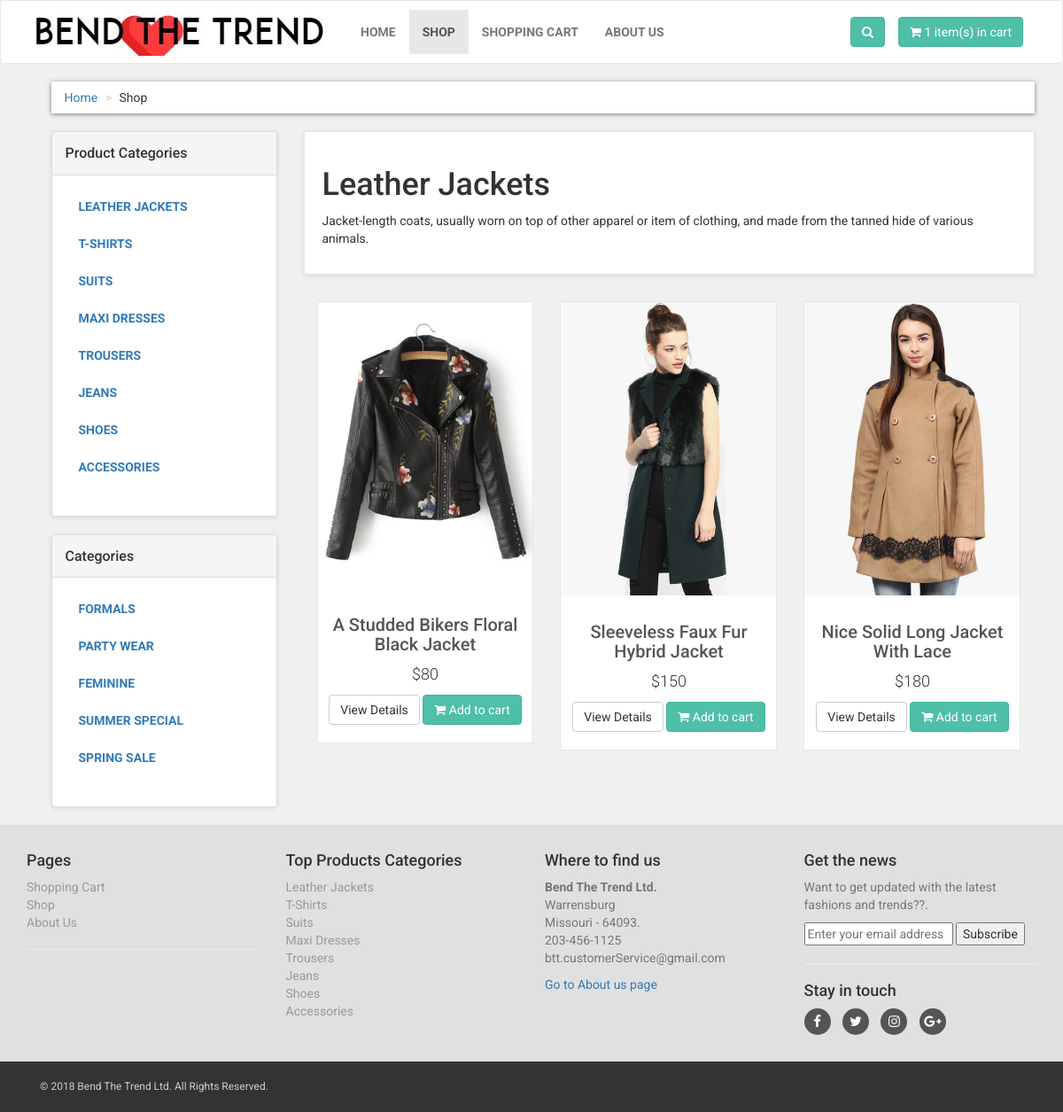
Page /Bend_The_Trend/shop.php?p_cat=1 on the committed database.
### tables this page shows
CREATE TABLE `product_categories` (
  `p_cat_id` int(10) NOT NULL,
  `p_cat_title` text NOT NULL,
  `p_cat_desc` text NOT NULL
);

CREATE TABLE `categories` (
  `cat_id` int(10) NOT NULL,
  `cat_title` text NOT NULL,
  `cat_desc` text NOT NULL
);

CREATE TABLE `products` (
  `product_id` int(10) NOT NULL,
  `p_cat_id` int(10) NOT NULL,
  `cat_id` int(10) NOT NULL,
  `date` timestamp NOT NULL DEFAULT CURRENT_TIMESTAMP ON UPDATE CURRENT_TIMESTAMP,
  `product_title` text NOT NULL,
  `product_img1` text NOT NULL,
  `product_img2` text NOT NULL,
  `product_img3` text NOT NULL,
  `product_price` int(10) NOT NULL,
  `product_desc` text NOT NULL,
  `product_keywords` text NOT NULL
);

### Bend_The_Trend/includes/DatabaseClass.php (the view, shortened to what this page needs)
<?php
	class DatabaseClass{
		protected static $connection;
		public function connect(){
			if(!isset(self::$connection)){
				include("includes/dbConfig.php");
				self::$connection = new mysqli($host,$username,$password,$dbname);
			}
			return self::$connection;
		}
		public function totalItems(){
			$connection = $this -> connect();
			$get_items = "select * from cart";
			$run_items = mysqli_query($connection,$get_items);
			$count_items = mysqli_num_rows($run_items);
			echo $count_items;
		}
		public function get_Product_Category_Specific_Displays(){
			$connection = $this -> connect();
			if(isset($_GET['p_cat'])){
				$p_cat_id = $_GET['p_cat'];
				$get_p_cat = "select * from product_categories where p_cat_id='$p_cat_id'";
				$run_p_cat = mysqli_query($connection,$get_p_cat);
				$row_p_cat = mysqli_fetch_array($run_p_cat);
				$p_cat_title = $row_p_cat['p_cat_title'];
				$p_cat_desc = $row_p_cat['p_cat_desc'];
				$get_products = "select * from products where p_cat_id='$p_cat_id' order by rand() LIMIT 0,3";
				$run_products = mysqli_query($connection,$get_products);
				$count = mysqli_num_rows($run_products);
				if($count==0){
					echo "
					<div class='box'>
						<h1> No Product Found In This Product Category. We will consider your request and order them soon. Thank you for your patience. </h1>
					</div>
					";
				}else{
					echo "
					<div class='box'>
						<h1>$p_cat_title</h1>
						<p>$p_cat_desc</p>
					</div>
					";
				}
				while($row_products = mysqli_fetch_array($run_products)){
					$pro_id = $row_products['product_id'];
					$pro_title = $row_products['product_title'];
					$pro_price = $row_products['product_price'];
					$pro_img1 = $row_products['product_img1'];
					echo "
					<div class='col-md-4 col-sm-6 center-responsive'>
						<div class='product'>
							<a href='details.php?pro_id=$pro_id'>
								<img src='images/product_images/$pro_img1' class='img-responsive'>
							</a>
							<div class='text'>
								<h3><a href='details.php?pro_id=$pro_id'> $pro_title </a></h3>
								<p class='price'>$$pro_price</p>
								<p class='buttons'>
									<a href='details.php?pro_id=$pro_id' class='btn btn-default'> View Details </a>
									<a href='details.php?pro_id=$pro_id' class='btn btn-primary'>
										<i class='fa fa-shopping-cart'></i> Add to cart
									</a>
								</p>
							</div>
						</div>
					</div>
					";
				}
			}
		}
		public function getProductCategories(){
			$connection = $this -> connect();
			$get_p_cats = "select * from product_categories";
			$run_p_cats = mysqli_query($connection,$get_p_cats);
			while($row_p_cats = mysqli_fetch_array($run_p_cats)){
				$p_cat_id = $row_p_cats['p_cat_id'];
				$p_cat_title = $row_p_cats['p_cat_title'];
				echo "<li><a href='shop.php?p_cat=$p_cat_id'> $p_cat_title </a></li>";
			}
		}
		public function getCategories(){
			$connection = $this -> connect();
			$get_cats = "select * from categories";
			$run_cats = mysqli_query($connection,$get_cats);
			while($row_cats = mysqli_fetch_array($run_cats)){
				$cat_id = $row_cats['cat_id'];
				$cat_title = $row_cats['cat_title'];
				echo "<li><a href='shop.php?cat=$cat_id'>$cat_title</a></li>";
			}
		}
	}
?>

### Bend_The_Trend/includes/footer.php (shortened to what this page needs)
<?php
	$dbObj = new DatabaseClass();
	$con = $dbObj->connect();
?>
<div id="footer">
    <div class="container">
        <div class="row" >
            <div class="col-md-3 col-sm-6" >
                <h4>Pages</h4>
                <ul>
                    <li><a href="cart.php">Shopping Cart</a></li>
                    <li><a href="shop.php">Shop</a></li>
					<li><a href="about.php">About Us</a></li>
                </ul>
                <hr>
            </div>
            <div class="col-md-3 col-sm-6">
                <h4> Top Products Categories </h4>
                <ul>
                    <?php
						$get_p_cats = "select * from product_categories";
						$run_p_cats = mysqli_query($con,$get_p_cats);
						while($row_p_cats = mysqli_fetch_array($run_p_cats)){
							$p_cat_id = $row_p_cats['p_cat_id'];
							$p_cat_title = $row_p_cats['p_cat_title'];
							echo "<li> <a href='shop.php?p_cat=$p_cat_id'> $p_cat_title </a> </li>";
						}
                    ?>
                </ul>
            </div>
            <div class="col-md-3 col-sm-6">
                <h4>Where to find us</h4>
                <p class="text-muted">
                    <strong>Bend The Trend Ltd.</strong>
                    <br>Warrensburg
                    <br>Missouri - 64093.
                    <br>203-456-1125
                    <br>btt.customerService@gmail.com
                 </p>
                <a href="about.php">Go to About us page</a>
            </div>
            <div class="col-md-3 col-sm-6">
                <h4>Get the news</h4>
                <p class="text-muted">Want to get updated with the latest fashions and trends??.</p>
					<form action="subscribe.php" method="post">
						<input type="email" name="email" id="email" required placeholder="Enter your email address ">
						<input value="Subscribe" type="submit">
					</form>
                <hr>
                <h4> Stay in touch </h4>
                <p class="social">
                    <a href="https://www.facebook.com"><i class="fa fa-facebook"></i></a>
                    <a href="https://twitter.com"><i class="fa fa-twitter"></i></a>
                    <a href="https://www.instagram.com"><i class="fa fa-instagram"></i></a>
                    <a href="https://plus.google.com"><i class="fa fa-google-plus"></i></a>
				</p>
            </div>
        </div>
    </div>
</div>
<div id="copyright">
    <div class="container" >
        <div class="col-md-6" >
            <p class="pull-left"> &copy; 2018 Bend The Trend Ltd. All Rights Reserved.</p>
        </div>
    </div>
</div>

### Bend_The_Trend/styles/style.css (style rules this page uses)
body { font-family: "Roboto", Helvetica, Arial, sans-serif; font-size: 14px; line-height: 1.42857143; color: #333333; background-color: #f0f0f0; overflow-x: hidden; }
.btn-primary { color:rgb(255, 255, 255); background-color:rgb(79, 191, 168); border-color:rgb(65, 179, 156); }
.box { background: #fff; margin: 0 0 30px; border: solid 1px #e6e6e6; box-sizing: border-box; padding:20px; box-shadow: 0 1px 5px rgba(0, 0, 0, 0.1); }
#content .product { background:#fff; border: solid 1px #e6e6e6; box-sizing: border-box; margin-bottom: 30px; }
#content .product .text p.price { font-size:18px; text-align:center; font-weight:300; }
#content .product .text .buttons { clear:both; text-align:center; }
#content .product .text h3 { text-align:center; font-size:20px; }
#content .product .text h3 a { color:rgb(85, 85, 85); }
#content .product .text { padding:10px 10px 0px; }
#content .product .text .buttons .btn { margin-bottom:10px; }
#content .panel.sidebar-menu ul.nav.category-menu li a { text-transform: uppercase; font-weight: bold; }
#footer { background: #e0e0e0; padding: 20px 0; }
#footer ul { padding-left: 0; list-style: none; }
#footer ul a { color:#999999; padding: 20px 0; }
#footer .social { text-align: left; }
#footer .social a { margin: 0 10px 0 0; color: #fff; display: inline-block; width: 30px; height: 30px; border-radius: 15px; line-height: 30px; font-size: 15px; text-align: center; transition: all 0.2s ease-out; vertical-align: bottom; background-color:#555555; }
#copyright { background:#333; color:#ccc; padding:20px 0; font-size:12px; }
#copyright p { margin: 0; }

### rows in the picture
product_categories: p_cat_title "LEATHER JACKETS", p_cat_title "Leather Jackets", p_cat_desc "Jacket-length coats, usually worn on top of other apparel or item of clothing, and made from the tanned hide of various animals."
product_categories: p_cat_title "T-SHIRTS", p_cat_title "T-Shirts"
product_categories: p_cat_title "SUITS", p_cat_title "Suits"
product_categories: p_cat_title "MAXI DRESSES", p_cat_title "Maxi Dresses"
product_categories: p_cat_title "TROUSERS", p_cat_title "Trousers"
product_categories: p_cat_title "JEANS", p_cat_title "Jeans"
product_categories: p_cat_title "SHOES", p_cat_title "Shoes"
product_categories: p_cat_title "ACCESSORIES", p_cat_title "Accessories"
categories: cat_title "FORMALS"
categories: cat_title "PARTY WEAR"
categories: cat_title "FEMININE"
categories: cat_title "SUMMER SPECIAL"
categories: cat_title "SPRING SALE"
products: product_img1 (picture), product_title "A Studded Bikers Floral Black Jacket", product_price "80"
products: product_img1 (picture), product_title "Sleeveless Faux Fur Hybrid Jacket", product_price "150"
products: product_img1 (picture), product_title "Nice Solid Long Jacket With Lace", product_price "180"

### other values in the picture
$count_items "1"
